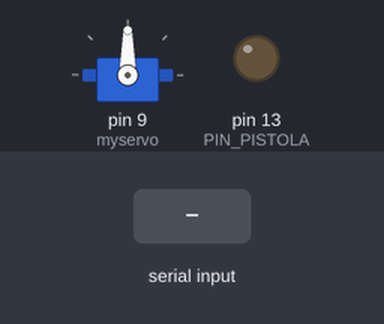
Bench run of a sketch on a simulated Arduino Uno, built with avr-gcc and run on an emulated ATmega328P. Parts: servo, output pins drawn as LEDs (lit = HIGH). The test bench sets the inputs (shaded band).

Above: at 1.2 s.
1.3 s: "b" received over Serial
At 3.5 s:
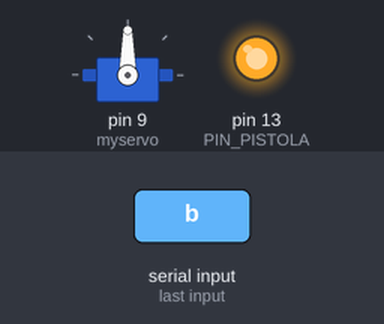
3.8 s: "s" received over Serial
At 6.2 s:
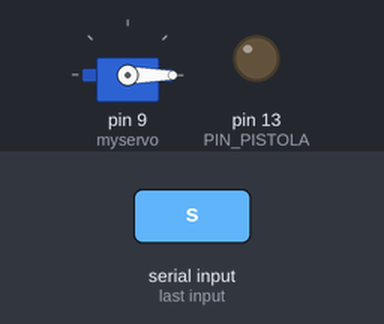
6.8 s: "b" received over Serial
At 8.9 s:
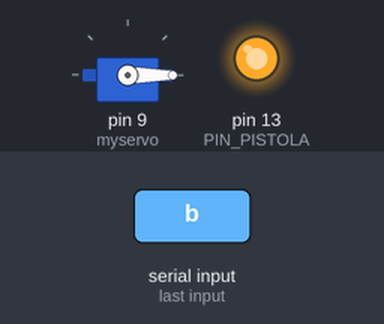
Timing chart, 0 to 11.8 s (numbered marks = the images above; inputs shaded):
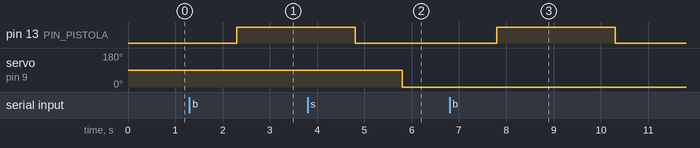

Measured:
- after the input at 1.3 s, pin 13 (PIN_PISTOLA): LOW → HIGH after 1.0 s
- after the input at 3.8 s, servo on pin 9 (myservo): 90° → 0° after 2.0 s
- after the input at 6.8 s, pin 13 (PIN_PISTOLA): LOW → HIGH after 1.0 s, → LOW 2.5 s later

The sketch:

wmc.ino
```cpp
#include <Servo.h>

Servo myservo;

#define PIN_PISTOLA 13
#define TIEMPO_DISPARO 2500

int byteRead = 0; //Valor del byte leido del programa de python
int valServo;

int minAngle = 60;
int maxAngle = 90;
char serialdata[10];

void setup() {
  myservo.attach(9);
  //myservo.write(75); // Start position, servo offset -15
  //delay(1000);

  Serial.begin(9600);
  pinMode(PIN_PISTOLA, OUTPUT);
  digitalWrite(PIN_PISTOLA, LOW);
}

void loop() {

   //Test Servo min-max positions
   //myservo.write(minAngle);
   //delay(1000);
   //myservo.write(maxAngle);
   //delay(1000);

  if( Serial.available() > 0 ) {
    if(Serial.readBytesUntil(10,serialdata,3) >0)
      if(serialdata[0]=='b'){
        //DISPARO
        //Serial.println('bang!');
        digitalWrite(PIN_PISTOLA, HIGH);
        delay(TIEMPO_DISPARO);
        digitalWrite(PIN_PISTOLA, LOW);
        //delay(TIEMPO_DISPARO);
      }
      if(serialdata[0]=='s'){
        //servo
        valServo = byteRead;
      //valServo = map(valServo, 0, 255, minAngle, maxAngle); //Mapeado desde arduino
        myservo.write(valServo-15);  //valor ya mapeado desde python -15 offset
        delay(1000);

      }
    }
}
```
